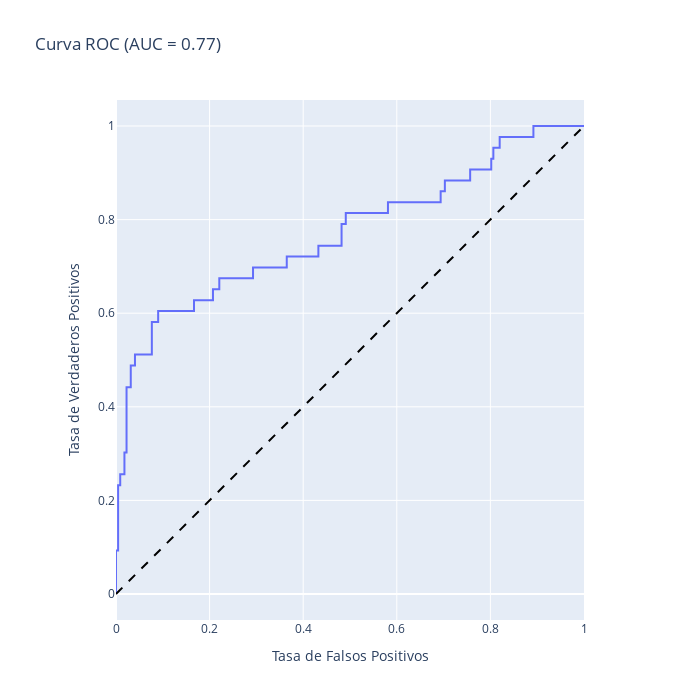

Notebook code cell kept with this figure:
### Code cell
fig, auc_roc = show_auc_roc(model_smote, X_test, y_test)
fig

### Figure 1 — Plotly figure (JSON) as saved in the notebook; plotly's stock layout.template omitted (floating-point values rounded to 4 significant figures)
{"data": [{"hovertemplate": "Tasa de Falsos Positivos=%{x}<br>Tasa de Verdaderos Positivos=%{y}<extra></extra>", "legendgroup": "", "line": {"color": "#636efa", "dash": "solid"}, "marker": {"symbol": "circle"}, "mode": "lines", "name": "", "orientation": "v", "showlegend": false, "type": "scatter", "x": [0.0, 0.0, 0.0, 0.004505, 0.004505, 0.009009, 0.009009, 0.01802, 0.01802, 0.02252, 0.02252, 0.03153, 0.03153, 0.04054, 0.04054, 0.07658, 0.07658, 0.09009, 0.09009, 0.1667, 0.1667, 0.2072, 0.2072, 0.2207, 0.2207, 0.2928, 0.2928, 0.3649, 0.3649, 0.4324, 0.4324, 0.482, 0.482, 0.491, 0.491, 0.5811, 0.5811, 0.6937, 0.6937, 0.7027, 0.7027, 0.7568, 0.7568, 0.8018, 0.8018, 0.8063, 0.8063, 0.8198, 0.8198, 0.8919, 0.8919, 1.0], "xaxis": "x", "y": [0.0, 0.02326, 0.09302, 0.09302, 0.2326, 0.2326, 0.2558, 0.2558, 0.3023, 0.3023, 0.4419, 0.4419, 0.4884, 0.4884, 0.5116, 0.5116, 0.5814, 0.5814, 0.6047, 0.6047, 0.6279, 0.6279, 0.6512, 0.6512, 0.6744, 0.6744, 0.6977, 0.6977, 0.7209, 0.7209, 0.7442, 0.7442, 0.7907, 0.7907, 0.814, 0.814, 0.8372, 0.8372, 0.8605, 0.8605, 0.8837, 0.8837, 0.907, 0.907, 0.9302, 0.9302, 0.9535, 0.9535, 0.9767, 0.9767, 1.0, 1.0], "yaxis": "y"}], "layout": {"height": 700, "legend": {"tracegroupgap": 0}, "shapes": [{"line": {"color": "black", "dash": "dash"}, "type": "line", "x0": 0, "x1": 1, "y0": 0, "y1": 1}], "title": {"text": "Curva ROC (AUC = 0.77)"}, "width": 700, "xaxis": {"anchor": "y", "constrain": "domain", "domain": [0, 1], "range": [0, 1], "title": {"text": "Tasa de Falsos Positivos"}}, "yaxis": {"anchor": "x", "domain": [0, 1], "scaleanchor": "x", "scaleratio": 1, "title": {"text": "Tasa de Verdaderos Positivos"}}}}
